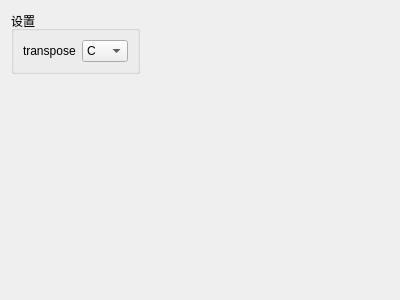
<?xml version="1.0" encoding="UTF-8"?>
<ui version="4.0">
 <class>Form</class>
 <widget class="QWidget" name="Form">
  <property name="geometry">
   <rect>
    <x>0</x>
    <y>0</y>
    <width>400</width>
    <height>300</height>
   </rect>
  </property>
  <property name="windowTitle">
   <string>Form</string>
  </property>
  <layout class="QGridLayout" name="gridLayout">
   <item row="0" column="0">
    <widget class="QGroupBox" name="groupBox_settings">
     <property name="sizePolicy">
      <sizepolicy hsizetype="Preferred" vsizetype="Maximum">
       <horstretch>0</horstretch>
       <verstretch>0</verstretch>
      </sizepolicy>
     </property>
     <property name="title">
      <string>设置</string>
     </property>
     <layout class="QHBoxLayout" name="horizontalLayout_6">
      <item>
       <widget class="QLabel" name="label_10">
        <property name="text">
         <string>transpose</string>
        </property>
       </widget>
      </item>
      <item>
       <widget class="QComboBox" name="comboBox_transpose">
        <property name="currentIndex">
         <number>3</number>
        </property>
        <item>
         <property name="text">
          <string>A</string>
         </property>
        </item>
        <item>
         <property name="text">
          <string>A#</string>
         </property>
        </item>
        <item>
         <property name="text">
          <string>B</string>
         </property>
        </item>
        <item>
         <property name="text">
          <string>C</string>
         </property>
        </item>
        <item>
         <property name="text">
          <string>C#</string>
         </property>
        </item>
        <item>
         <property name="text">
          <string>D</string>
         </property>
        </item>
        <item>
         <property name="text">
          <string>D#</string>
         </property>
        </item>
        <item>
         <property name="text">
          <string>E</string>
         </property>
        </item>
        <item>
         <property name="text">
          <string>F</string>
         </property>
        </item>
        <item>
         <property name="text">
          <string>F#</string>
         </property>
        </item>
        <item>
         <property name="text">
          <string>G</string>
         </property>
        </item>
        <item>
         <property name="text">
          <string>G#</string>
         </property>
        </item>
       </widget>
      </item>
     </layout>
    </widget>
   </item>
   <item row="0" column="1">
    <spacer name="horizontalSpacer_8">
     <property name="orientation">
      <enum>Qt::Horizontal</enum>
     </property>
     <property name="sizeHint" stdset="0">
      <size>
       <width>219</width>
       <height>20</height>
      </size>
     </property>
    </spacer>
   </item>
   <item row="1" column="0" colspan="2">
    <spacer name="verticalSpacer_2">
     <property name="orientation">
      <enum>Qt::Vertical</enum>
     </property>
     <property name="sizeHint" stdset="0">
      <size>
       <width>375</width>
       <height>208</height>
      </size>
     </property>
    </spacer>
   </item>
  </layout>
 </widget>
 <resources/>
 <connections/>
</ui>
